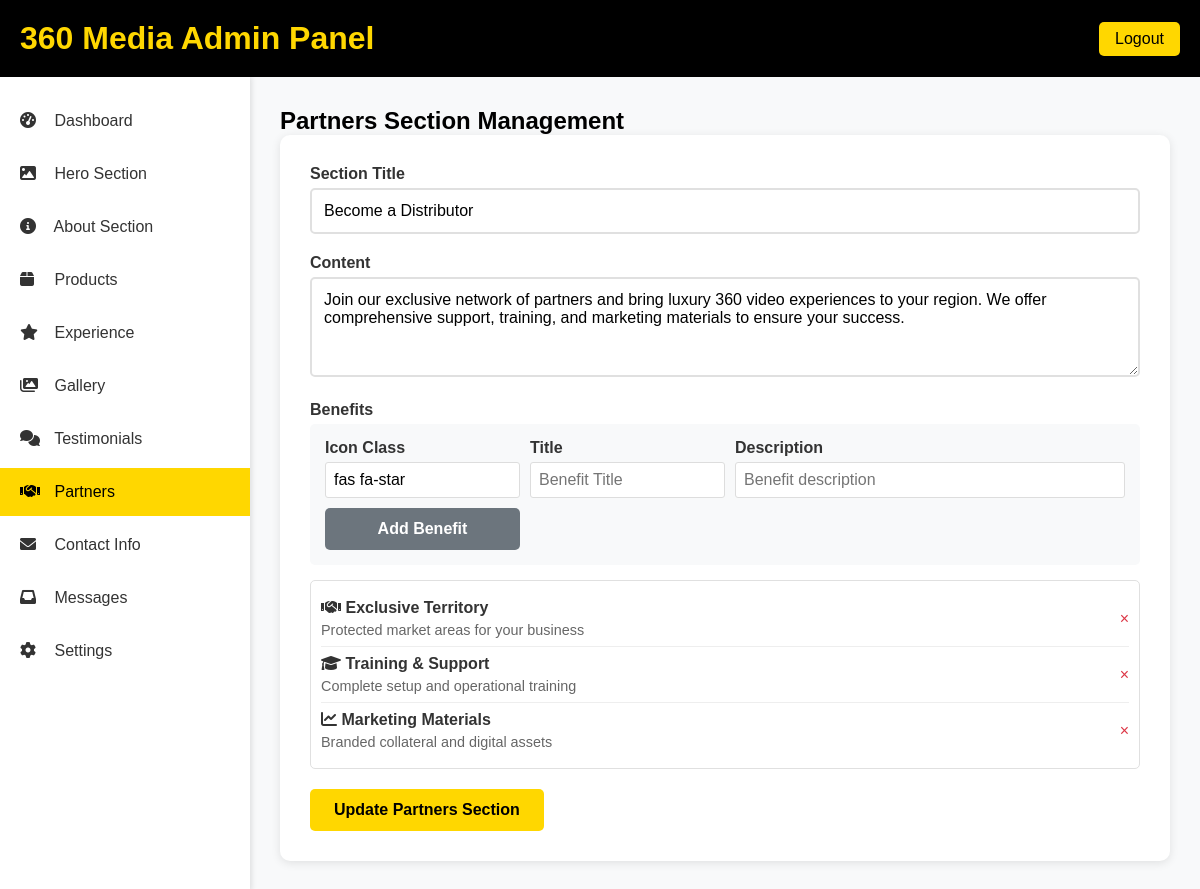
Page /admin/partners.php (signed in) on the committed database.
### tables this page shows
CREATE TABLE partners_section (
            id INTEGER PRIMARY KEY AUTOINCREMENT,
            title TEXT DEFAULT 'Become a Distributor',
            content TEXT NOT NULL,
            benefits TEXT, -- JSON format
            is_active INTEGER DEFAULT 1,
            updated_at DATETIME DEFAULT CURRENT_TIMESTAMP
        );

### admin/partners.php (the view, shortened to what this page needs)
<?php
$db = getDB();
$partners = $db->query("SELECT * FROM partners_section WHERE id = 1")->fetch(PDO::FETCH_ASSOC);
?>
<!DOCTYPE html>
<html lang="en">
<head>
    <link rel="stylesheet" href="https://cdnjs.cloudflare.com/ajax/libs/font-awesome/6.0.0/css/all.min.css">
</head>
<body>
    <header class="admin-header">
        <h1>360 Media Admin Panel</h1>
        <a href="logout.php" class="logout-btn">Logout</a>
    </header>
    <div class="dashboard-container">
        <aside class="sidebar">
            <ul>
                <li><a href="dashboard.php"><i class="fas fa-tachometer-alt"></i> Dashboard</a></li>
                <li><a href="hero.php"><i class="fas fa-image"></i> Hero Section</a></li>
                <li><a href="about.php"><i class="fas fa-info-circle"></i> About Section</a></li>
                <li><a href="products.php"><i class="fas fa-box"></i> Products</a></li>
                <li><a href="experience.php"><i class="fas fa-star"></i> Experience</a></li>
                <li><a href="gallery.php"><i class="fas fa-images"></i> Gallery</a></li>
                <li><a href="testimonials.php"><i class="fas fa-comments"></i> Testimonials</a></li>
                <li><a href="partners.php" class="active"><i class="fas fa-handshake"></i> Partners</a></li>
                <li><a href="contact.php"><i class="fas fa-envelope"></i> Contact Info</a></li>
                <li><a href="contacts.php"><i class="fas fa-inbox"></i> Messages</a></li>
                <li><a href="settings.php"><i class="fas fa-cog"></i> Settings</a></li>
            </ul>
        </aside>
        <main class="main-content">
            <h2>Partners Section Management</h2>
            <div class="form-container">
                <form method="POST">
                    <div class="form-group">
                        <label for="title">Section Title</label>
                        <input type="text" id="title" name="title" value="<?php echo htmlspecialchars($partners['title']); ?>" required>
                    </div>
                    <div class="form-group">
                        <label for="content">Content</label>
                        <textarea id="content" name="content" rows="4" required><?php echo htmlspecialchars($partners['content']); ?></textarea>
                    </div>
                    <div class="form-group">
                        <label>Benefits</label>
                        <div class="benefit-form">
                            <div class="benefit-form-grid">
                                <div>
                                    <label>Icon Class</label>
                                    <input type="text" id="benefitIcon" placeholder="fas fa-handshake" value="fas fa-star">
                                </div>
                                <div>
                                    <label>Title</label>
                                    <input type="text" id="benefitTitle" placeholder="Benefit Title">
                                </div>
                                <div>
                                    <label>Description</label>
                                    <input type="text" id="benefitDescription" placeholder="Benefit description">
                                </div>
                                <button type="button" class="btn btn-secondary" onclick="addBenefit()">Add Benefit</button>
                            </div>
                        </div>
                        <div class="benefits-list" id="benefitsList">
                            <?php
                            $benefits = json_decode($partners['benefits'], true);
                            if ($benefits) {
                                foreach ($benefits as $index => $benefit) {
                                    echo "<div class='benefit-item'>
                                        <div class='benefit-info'>
                                            <div class='benefit-title'><i class='{$benefit['icon']}'></i> {$benefit['title']}</div>
                                            <div class='benefit-description'>{$benefit['description']}</div>
                                        </div>
                                        <span class='remove-benefit' onclick='removeBenefit({$index})'>&times;</span>
                                    </div>";
                                }
                            }
                            ?>
                        </div>
                    </div>
                    <button type="submit" class="btn btn-primary">Update Partners Section</button>
                </form>
            </div>
        </main>
    </div>
</body>
</html>

### admin/partners.php (style rules this page uses)
* { margin: 0; padding: 0; box-sizing: border-box; }
body { font-family: 'Poppins', sans-serif; background: #f8f9fa; }
.admin-header { background: #000; color: #fff; padding: 20px; display: flex; justify-content: space-between; align-items: center; }
.admin-header h1 { color: #FFD700; }
.logout-btn { background: #FFD700; color: #000; padding: 8px 16px; border: none; border-radius: 5px; cursor: pointer; text-decoration: none; }
.dashboard-container { display: flex; min-height: calc(100vh - 80px); }
.sidebar { width: 250px; background: #fff; box-shadow: 2px 0 5px rgba(0, 0, 0, 0.1); padding: 20px 0; }
.sidebar ul { list-style: none; }
.sidebar li { margin-bottom: 5px; }
.sidebar a { display: block; padding: 15px 20px; color: #333; text-decoration: none; transition: all 0.3s ease; }
.sidebar a:hover, .sidebar a.active { background: #FFD700; color: #000; }
.sidebar a i { margin-right: 10px; width: 20px; }
.main-content { flex: 1; padding: 30px; }
.form-container { background: #fff; padding: 30px; border-radius: 10px; box-shadow: 0 2px 10px rgba(0, 0, 0, 0.1); }
.form-group { margin-bottom: 20px; }
.form-group label { display: block; margin-bottom: 5px; font-weight: 600; color: #333; }
.form-group input, .form-group textarea { width: 100%; padding: 12px; border: 2px solid #e0e0e0; border-radius: 5px; font-size: 1rem; font-family: 'Poppins', sans-serif; }
.form-group textarea { resize: vertical; min-height: 100px; }
.benefits-list { max-height: 200px; overflow-y: auto; border: 1px solid #e0e0e0; border-radius: 5px; padding: 10px; }
.benefit-item { display: flex; justify-content: space-between; align-items: center; padding: 8px 0; border-bottom: 1px solid #eee; }
.benefit-item:last-child { border-bottom: none; }
.benefit-info { display: flex; flex-direction: column; gap: 5px; }
.benefit-title { font-weight: 600; color: #333; }
.benefit-description { color: #666; font-size: 0.9rem; }
.remove-benefit { color: #dc3545; cursor: pointer; }
.btn { padding: 12px 24px; border: none; border-radius: 5px; cursor: pointer; font-size: 1rem; font-weight: 600; text-decoration: none; display: inline-block; transition: all 0.3s ease; }
.btn-primary { background: #FFD700; color: #000; }
.btn-secondary { background: #6c757d; color: #fff; }
.benefit-form { background: #f8f9fa; padding: 15px; border-radius: 5px; margin-bottom: 15px; }
.benefit-form-grid { display: grid; grid-template-columns: 1fr 1fr 2fr; gap: 10px; align-items: end; }
.benefit-form-grid input { border: 1px solid #ddd; padding: 8px; border-radius: 3px; }

### rows in the picture
partners_section: title "Become a Distributor", content "Join our exclusive network of partners and bring luxury 360 video experiences to your region. We offer comprehensive support, training, and marketing materials to ensure your success."

### other values in the picture
$benefit['title'] "Exclusive Territory"
$benefit['description'] "Protected market areas for your business"
$benefit['title'] "Training & Support"
$benefit['description'] "Complete setup and operational training"
$benefit['title'] "Marketing Materials"
$benefit['description'] "Branded collateral and digital assets"
